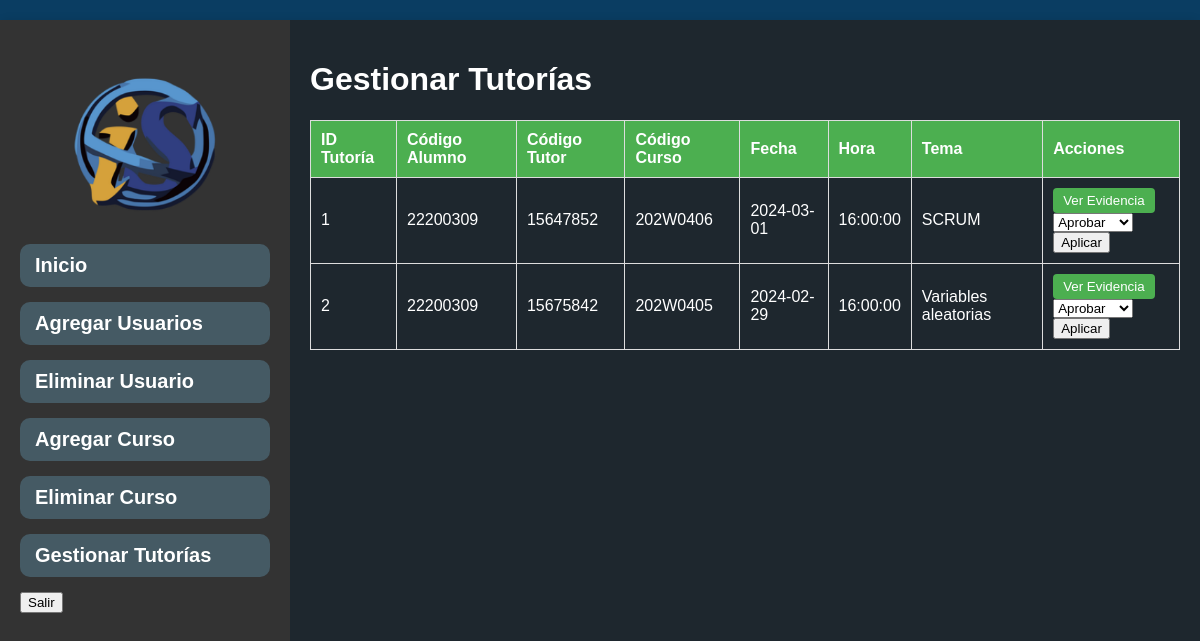
Screenshot of /gestionar_tutoria.php with the database file from the repository.
### gestionar_tutoria.php (the view, shortened to what this page needs)
<!DOCTYPE html>
<html lang="es">
<head>
    <link rel="stylesheet" type="text/css" href="css/style_Tutor.css">
</head>
<body>
    <div class="container">
        <div class="sidebar" id="sidebar">
            <div class="sidebar-logo">
                <img src="fisi.png" alt="Logo Facultad">
            </div>
            <ul>
                <li><a href="dashboard_administrador.php">Inicio</a></li>
                <li><a href="agregar_usuarios.php">Agregar Usuarios</a></li>
                <li><a href="eliminar_usuario.php">Eliminar Usuario</a></li>
                <li><a href="agregar_curso.php">Agregar Curso</a></li>
                <li><a href="eliminar_curso.php">Eliminar Curso</a></li>
                <li><a href="gestionar_tutoria.php">Gestionar Tutorías</a></li>
                <li><button onclick="showPopup()">Salir</button></li>
            </ul>
        </div>
        <div class="main-content">
            <h1>Gestionar Tutorías</h1>
            <table>
                <thead>
                    <tr>
                        <th>ID Tutoría</th>
                        <th>Código Alumno</th>
                        <th>Código Tutor</th>
                        <th>Código Curso</th>
                        <th>Fecha</th>
                        <th>Hora</th>
                        <th>Tema</th>
                        <th>Acciones</th>
                    </tr>
                </thead>
                <tbody>
                    <?php
                    $conexion = new mysqli("localhost", "pma", "", "sma_unayoe");
                    $consulta_tutorias = $conexion->query("SELECT * FROM tutoría");
                    while ($fila = $consulta_tutorias->fetch_assoc()) {
                        echo "<tr>";
                        echo "<td>" . $fila['id_tutoria'] . "</td>";
                        echo "<td>" . $fila['codalumno'] . "</td>";
                        echo "<td>" . $fila['codtutor'] . "</td>";
                        echo "<td>" . $fila['codcurso'] . "</td>";
                        echo "<td>" . $fila['fecha'] . "</td>";
                        echo "<td>" . $fila['hora'] . "</td>";
                        echo "<td>" . $fila['tema'] . "</td>";
                        echo "<td>
                                <button class='evidence-button' onclick='showEvidence(" . $fila['id_tutoria'] . ")'>Ver Evidencia</button>
                                <form method='post' action='gestionar_tutoria.php'>
                                    <input type='hidden' name='tutoria_id' value='" . $fila['id_tutoria'] . "'>
                                    <select name='accion'>
                                        <option value='aprobar'>Aprobar</option>
                                        <option value='rechazar'>Rechazar</option>
                                    </select>
                                    <button type='submit'>Aplicar</button>
                                </form>
                            </td>";
                        echo "</tr>";
                    }
                    ?>
                </tbody>
            </table>
        </div>
    </div>
</body>
</html>

### css/style_Tutor.css (style rules this page uses)
body { font-family: Arial, sans-serif; margin: 0; padding: 0; background-color: #1e272e; }
.container { display: flex; min-height: 100vh; }
.sidebar { background-color: #2c3e50; color: #fff; padding: 20px; width: 200px; transition: width 0.5s; overflow-x: hidden; }
.sidebar ul { list-style: none; padding: 0; margin: 0; visibility: visible; opacity: 1; transition: opacity 0.5s; }
.sidebar li { margin-bottom: 15px; }
.sidebar a { color: #fff; text-decoration: none; font-size: 20px; font-weight: bold; display: block; padding: 10px 15px; border-radius: 10px; transition: background-color 0.3s; background-color: #455a64; }
.sidebar-logo { text-align: center; margin-bottom: 20px; transition: all 0.5s; }
.sidebar-logo img { max-width: 150px; margin-top: 30px; transition: all 0.5s; }
.main-content { background-color: #1e272e; padding: 20px; flex: 1; }

### gestionar_tutoria.php (style rules this page uses)
body { margin: 0; padding: 0; font-family: 'Arial', sans-serif; background-color: #0A3D62; color: #fff; }
.container { display: flex; max-width: 1200px; margin: 20px auto; background-color: #fff; border-radius: 8px; box-shadow: 0 0 10px rgba(0, 0, 0, 0.1); color: #fff; }
.sidebar { width: 250px; padding: 20px; background-color: #333; color: #fff; }
.main-content { flex: 1; padding: 20px; }
.main-content h1 { color: #fff; }
table { width: 100%; border-collapse: collapse; margin-top: 20px; }
table, th, td { border: 1px solid #ddd; }
th, td { padding: 10px; text-align: left; color: #fff; }
th { background-color: #4caf50; color: white; }
.evidence-button { background-color: #4caf50; color: #fff; cursor: pointer; padding: 5px 10px; border: none; border-radius: 4px; }

### rows the page displays
tutoría: id_tutoria "1", codalumno "22200309", codtutor "15647852", codcurso "202W0406", fecha "2024-03-01", hora "16:00:00", tema "SCRUM"
tutoría: id_tutoria "2", codalumno "22200309", codtutor "15675842", codcurso "202W0405", fecha "2024-02-29", hora "16:00:00", tema "Variables aleatorias"
